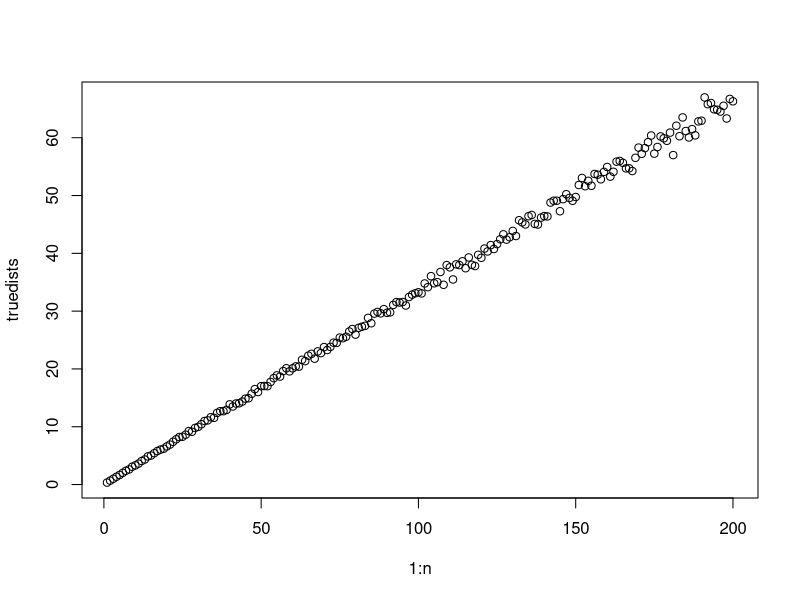
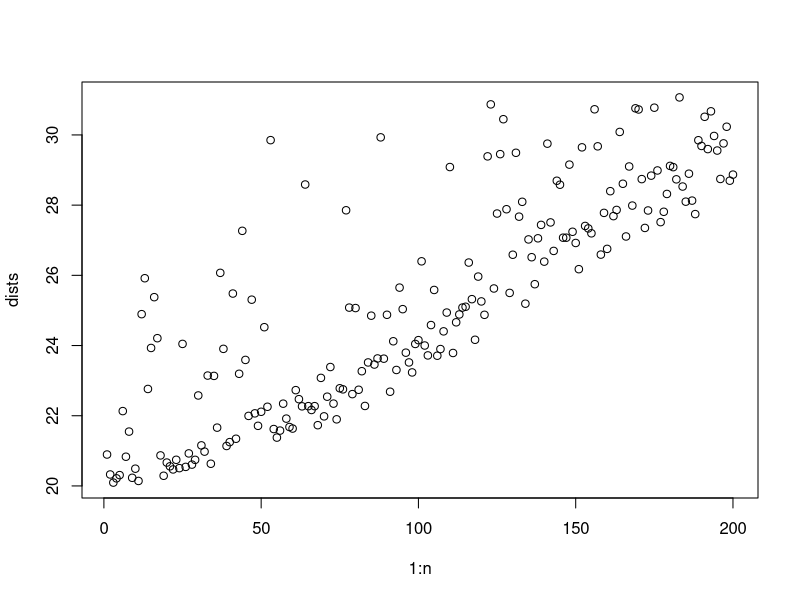
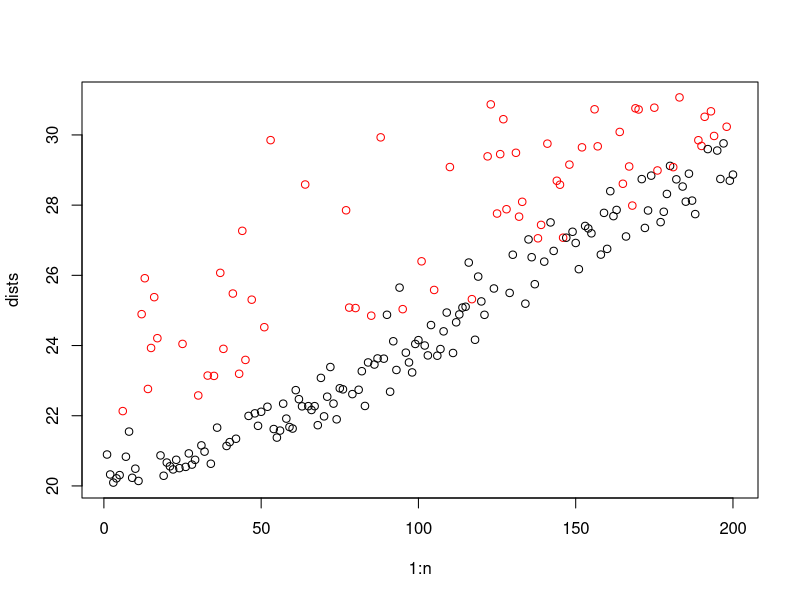

These figures' R source, in order:
## ---- chunk 1
knitr::opts_chunk$set( dev='svg' )
## ---- chunk 2
set.seed(1234567)

m <- 1000
n <- 200
## ---- chunk 3
q0 <- rnorm( m, sd=1.5 )
## ---- chunk 4
qs <- sapply( (1:n)/n, function(alpha)
  (1-alpha) * q0 + alpha * rnorm( m, sd=1.5 ) )
## ---- chunk 5
truedists <- sapply( 1:n, function(j) 
  sqrt( sum( ( q0 - qs[,j] )^2 ) ) )
## ---- chunk 6
plot( 1:n, truedists )
## ---- chunk 7
sf <- exp( rnorm( n+1, mean=.7, sd=2 ) )
## ---- chunk 8
counts <- 
  sapply( 1:(n+1), function(j) 
     rpois( m, sf[j] * exp( cbind( q0, qs )[,j] ) ) )
## ---- chunk 9
# Calculate UMI totals per cell
totals <- colSums(counts)

# Devide by totals to obtain fractions
fracs <- t( t(counts) / totals )

# Go to log scale
expr <- log( fracs + 1e-3 )

# Calculate distance matrix, take 1st row, i.e. distances to cell of interest
# excluding the cell of interest
dists <- as.matrix( dist( t(expr) ) )[1,-1]

# Plot distances
plot( 1:n, dists )
## ---- chunk 10
plot( 1:n, dists, 
   col = ifelse( totals[-1] < quantile(totals,1/3), "red", "black" ) )
